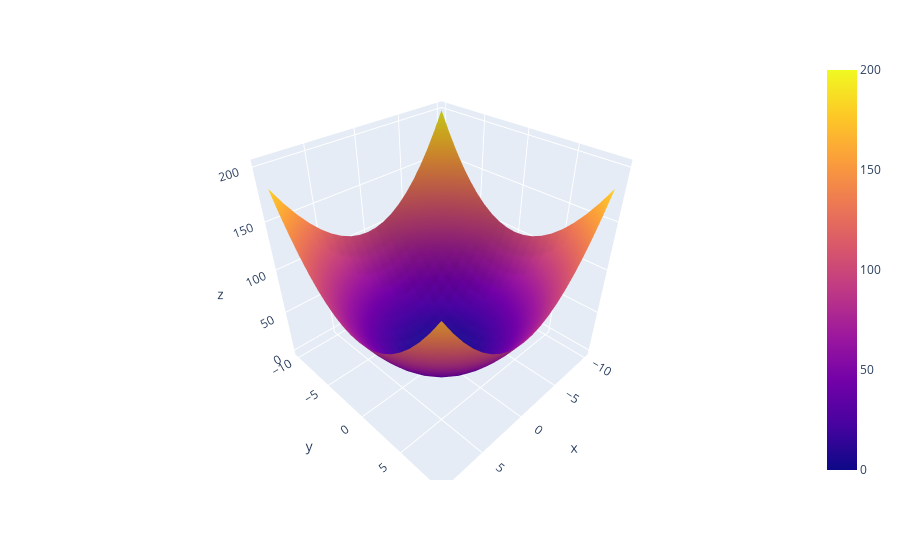

The code cell stored with this chart in its notebook:
### Code cell
fig = px.scatter_3d()

fig.add_trace(go.Surface(x=xx,y=yy,z=zz))

fig.show()

### Figure 1 — Plotly figure (JSON) as saved in the notebook; plotly's stock layout.template omitted (floating-point values rounded to 4 significant figures; data arrays with more than 128 entries replaced by an {"elided": "..."} marker saying what was removed)
{"data": [{"hovertemplate": "<extra></extra>", "legendgroup": "", "marker": {"color": "#636efa", "symbol": "circle"}, "mode": "markers", "name": "", "scene": "scene", "showlegend": false, "type": "scatter3d"}, {"type": "surface", "x": {"elided": "20x20 int values"}, "y": {"elided": "20x20 int values"}, "z": {"elided": "20x20 int values"}}], "layout": {"legend": {"tracegroupgap": 0}, "margin": {"t": 60}, "scene": {"domain": {"x": [0, 1], "y": [0, 1]}}}}
